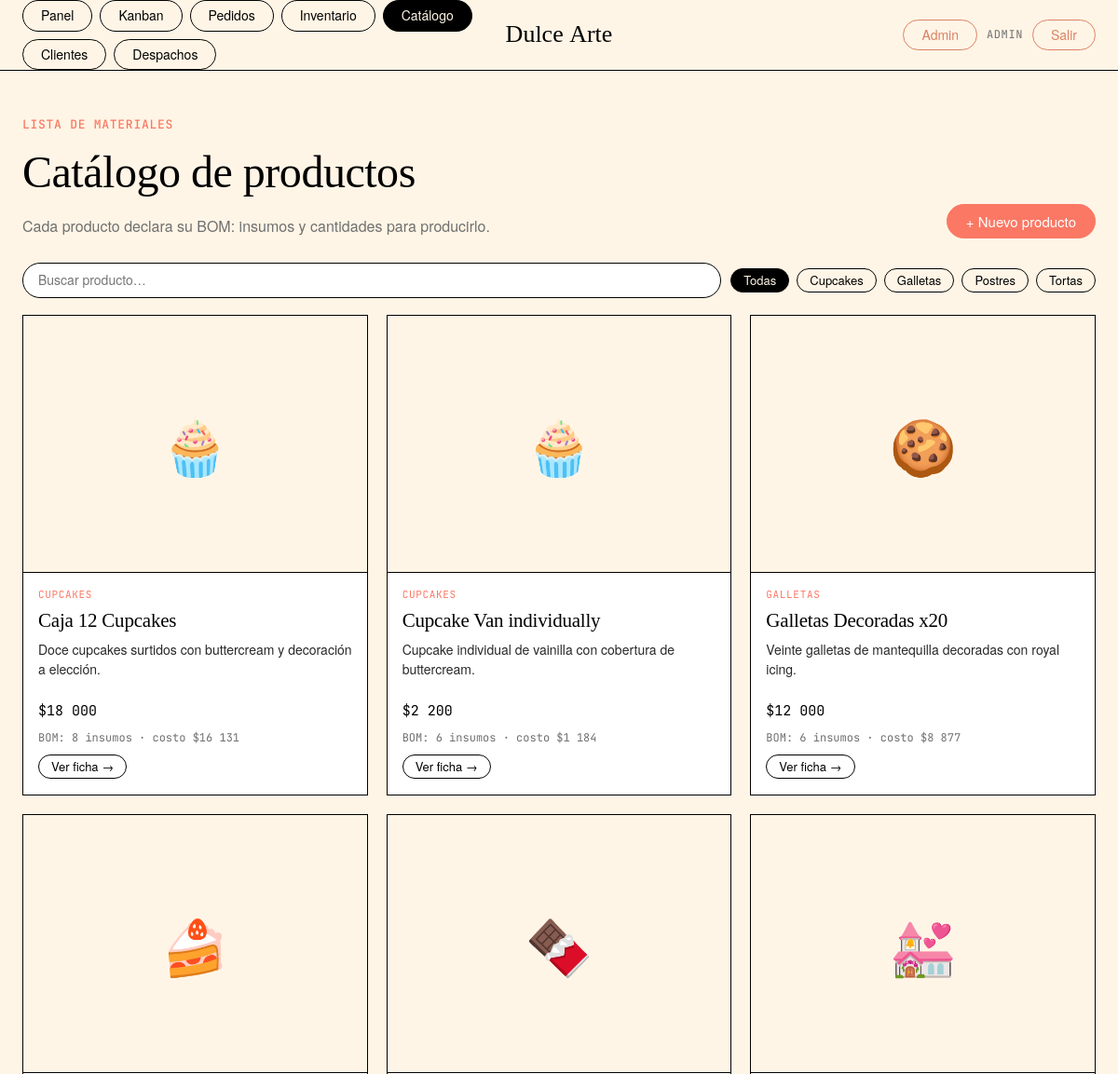
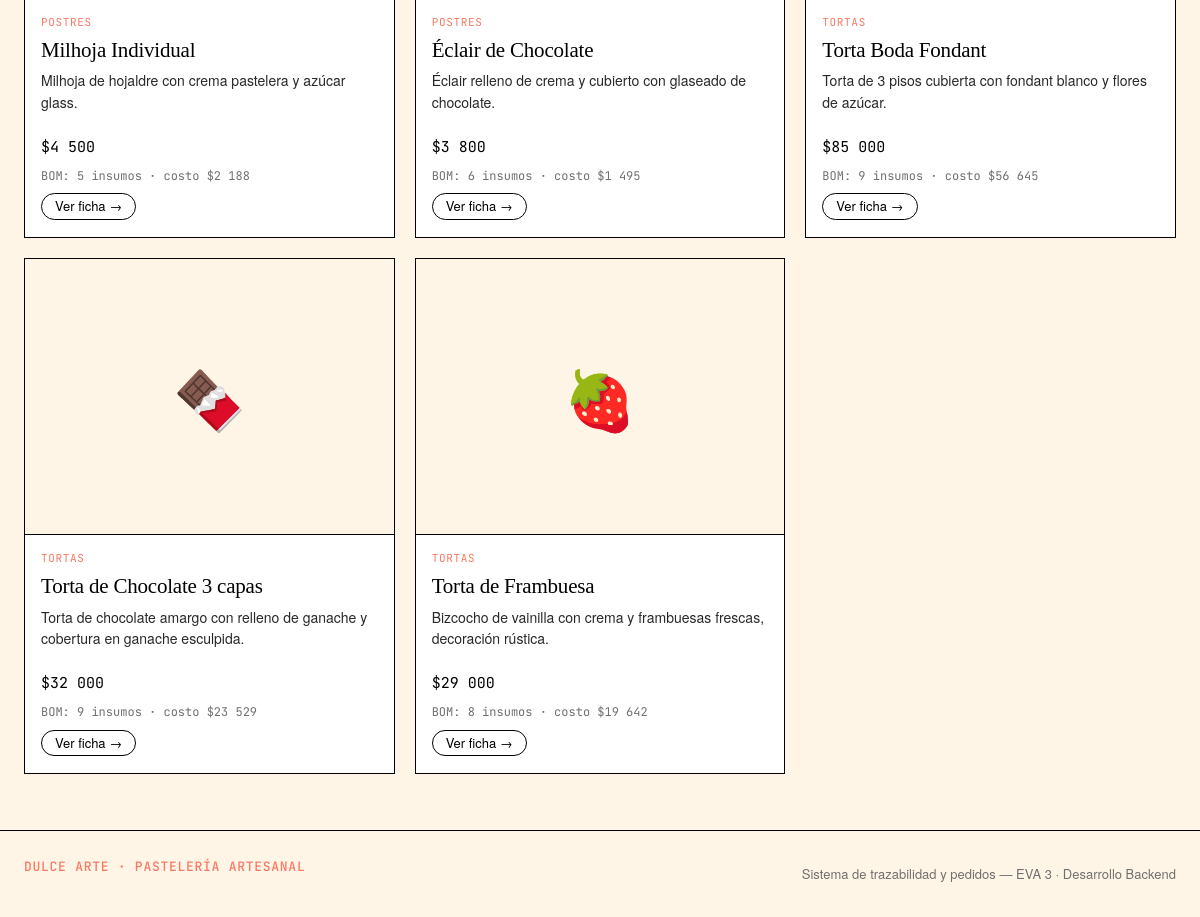
The page /productos/ (signed in) on the database its author committed (2 pictures, top to bottom).
### core/models.py (models this page shows, shortened)
class TimeStampedModel(models.Model):
    creado = models.DateTimeField("creado", auto_now_add=True)
    actualizado = models.DateTimeField("actualizado", auto_now=True)
    class Meta:
        abstract = True
        ordering = ["-creado"]

class Categoria(TimeStampedModel):
    nombre = models.CharField("nombre", max_length=120, unique=True)
    descripcion = models.TextField("descripción", blank=True)
    activa = models.BooleanField("activa", default=True)
    class Meta:
        verbose_name = "categoría"
        verbose_name_plural = "categorías"
        ordering = ["nombre"]

class Producto(TimeStampedModel):
    class Unidad(models.TextChoices):
        UNIDAD = "und", "Unidad"
        GRAMO = "g", "Gramo"
        KILO = "kg", "Kilo"
        PORCION = "por", "Porción"
    categoria = models.ForeignKey(
        Categoria,
        on_delete=models.PROTECT,
        related_name="productos",
        verbose_name="categoría",
    )
    nombre = models.CharField("nombre", max_length=180)
    descripcion = models.TextField("descripción", blank=True)
    precio_base = models.DecimalField(
        "precio base",
        max_digits=10,
        decimal_places=2,
        validators=[MinValueValidator(Decimal("0"))],
    )
    unidad = models.CharField(
        "unidad",
        max_length=10,
        choices=Unidad.choices,
        default=Unidad.UNIDAD,
    )
    imagen = models.CharField(
        "emoji / imagen",
        max_length=10,
        blank=True,
        help_text="Emoji representativo para el catálogo.",
    )
    activo = models.BooleanField("activo", default=True)
    class Meta:
        verbose_name = "producto"
        verbose_name_plural = "productos"
        ordering = ["categoria__nombre", "nombre"]
        constraints = [
            models.UniqueConstraint(
                fields=["categoria", "nombre"],
                name="unico_producto_por_categoria",
            )
        ]
    def get_absolute_url(self):
        return reverse("core:producto_detalle", args=[self.pk])
    @property
    def costo_insumos(self) -> Decimal:
        total = self.componentes.aggregate(
            total=Sum(F("cantidad") * F("insumo__precio_unitario"))
        )["total"]
        return total or Decimal("0")

class ComponenteProducto(TimeStampedModel):
    producto = models.ForeignKey(
        Producto,
        on_delete=models.CASCADE,
        related_name="componentes",
        verbose_name="producto",
    )
    insumo = models.ForeignKey(
        "Insumo",
        on_delete=models.PROTECT,
        related_name="componentes",
        verbose_name="insumo",
    )
    cantidad = models.DecimalField(
        "cantidad",
        max_digits=10,
        decimal_places=3,
        validators=[MinValueValidator(Decimal("0.001"))],
        help_text="Cantidad del insumo necesaria para 1 unidad de producto.",
    )
    class Meta:
        verbose_name = "componente (BOM)"
        verbose_name_plural = "lista de materiales (BOM)"
        ordering = ["producto__nombre", "insumo__nombre"]
        constraints = [
            models.UniqueConstraint(
                fields=["producto", "insumo"],
                name="unico_componente_producto_insumo",
            )
        ]

### core/views.py (the view)
# urls.py: path("productos/", views.productos, name="productos"),
@login_required
def productos(request):
    qs = Producto.objects.select_related("categoria")
    categoria_id = request.GET.get("categoria")
    if categoria_id:
        qs = qs.filter(categoria_id=categoria_id)
    search = request.GET.get("q")
    if search:
        qs = qs.filter(Q(nombre__icontains=search) | Q(descripcion__icontains=search))
    ctx = {
        "productos": qs,
        "categorias": Categoria.objects.filter(activa=True),
        "categoria_activa": categoria_id or "",
        "q": search or "",
    }
    return render(request, "core/productos.html", ctx)

### core/context_processors.py (called while the page is built)
def rol_usuario(request):
    user = getattr(request, "user", None)
    if user is not None and user.is_authenticated:
        from core.decorators import rol_de
        return {"user_rol": rol_de(user)}
    return {"user_rol": ""}

### templates/core/productos.html (shortened to what this page needs)
{% extends "core/base.html" %}
{% load humanize %}
{% block content %}
<div class="page-head">
  <div>
    <span class="eyebrow">Lista de materiales</span>
    <h1>Catálogo de productos</h1>
    <p class="muted" style="margin:0">Cada producto declara su BOM: insumos y cantidades para producirlo.</p>
  </div>
  <div class="page-head__actions">
    <a class="btn btn--primary" href="{% url 'admin:core_producto_add' %}">+ Nuevo producto</a>
  </div>
</div>
<form class="filters" data-autosubmit method="get">
  <input type="text" name="q" value="{{ q }}" placeholder="Buscar producto…">
  <div class="chips">
    <a class="pill pill--sm {% if not categoria_activa %}pill--active{% endif %}" href="?">Todas</a>
    {% for c in categorias %}
      <a class="pill pill--sm {% if categoria_activa == c.id|stringformat:'s' %}pill--active{% endif %}"
         href="?categoria={{ c.id }}">{{ c.nombre }}</a>
    {% endfor %}
  </div>
</form>
{% if productos %}
<div class="grid grid--3">
  {% for p in productos %}
  <article class="prod">
    <div class="prod__thumb">{{ p.imagen|default:"🍰" }}</div>
    <div class="prod__body">
      <span class="prod__cat">{{ p.categoria.nombre }}</span>
      <h3 class="prod__name">{{ p.nombre }}</h3>
      <p class="prod__desc">{{ p.descripcion|default:"Sin descripción."|truncatechars:90 }}</p>
      <div class="row row--between">
        <span class="prod__price">${{ p.precio_base|floatformat:0|intcomma }}</span>
      </div>
      <div class="mono muted" style="font-size:12px">
        BOM: {{ p.componentes.all|length }} insumo{{ p.componentes.all|length|pluralize }}
        · costo ${{ p.costo_insumos|floatformat:0|intcomma }}
      </div>
      <a class="pill pill--sm" href="{{ p.get_absolute_url }}" style="align-self:flex-start">Ver ficha →</a>
    </div>
  </article>
  {% endfor %}
</div>
{% endif %}
{% endblock %}

### templates/core/base.html (shortened to what this page needs)
{% load static %}<!DOCTYPE html>
<html lang="es">
<head>
  <link rel="stylesheet" href="{% static 'css/app.css' %}">
</head>
<body class="{% block body_class %}{% endblock %}">
{% if user.is_authenticated %}
<header class="nav">
  <div class="nav__inner container">
    <nav class="nav__links" aria-label="Principal">
      <a class="pill {% if request.resolver_match.url_name == 'inicio' %}pill--active{% endif %}" href="{% url 'core:inicio' %}">Panel</a>
      {% if user_rol == 'cocina' or user_rol == 'admin' %}
      <a class="pill {% if request.resolver_match.app_name == 'core' and request.resolver_match.url_name in 'pedidos,pedido_detalle,kanban' %}pill--active{% endif %}" href="{% url 'core:kanban' %}">Kanban</a>
      {% endif %}
      <a class="pill {% if request.resolver_match.url_name == 'pedidos' %}pill--active{% endif %}" href="{% url 'core:pedidos' %}">Pedidos</a>
      <a class="pill {% if request.resolver_match.url_name in 'insumos,insumo_detalle' %}pill--active{% endif %}" href="{% url 'core:insumos' %}">Inventario</a>
      <a class="pill {% if request.resolver_match.url_name in 'productos,producto_detalle' %}pill--active{% endif %}" href="{% url 'core:productos' %}">Catálogo</a>
      <a class="pill {% if request.resolver_match.url_name in 'clientes,cliente_detalle' %}pill--active{% endif %}" href="{% url 'core:clientes' %}">Clientes</a>
      <a class="pill {% if request.resolver_match.url_name in 'despachos,despacho_detalle' %}pill--active{% endif %}" href="{% url 'core:despachos' %}">Despachos</a>
    </nav>
    <a class="nav__logo" href="{% url 'core:inicio' %}">Dulce&nbsp;Arte</a>
    <div class="nav__right">
      {% if user.is_staff %}
        <a class="pill pill--quiet" href="{% url 'admin:index' %}" title="Django Admin">Admin</a>
      {% endif %}
      <span class="nav__user">{{ user.first_name|default:user.username }}</span>
      <a class="pill pill--quiet" href="{% url 'core:logout' %}">Salir</a>
    </div>
  </div>
</header>
{% endif %}
<main class="{% block main_class %}container{% endblock %}">
  {% block content %}{% endblock %}
</main>
{% if user.is_authenticated %}
<footer class="footer">
  <div class="container footer__inner">
    <span class="eyebrow">Dulce Arte · Pastelería Artesanal</span>
    <span class="footer__meta">Sistema de trazabilidad y pedidos — EVA 3 · Desarrollo Backend</span>
  </div>
</footer>
{% endif %}
</body>
</html>

### rows shown on the page
Categoria: nombre "Cupcakes"
Categoria: nombre "Galletas"
Categoria: nombre "Postres"
Categoria: nombre "Tortas"
Producto: imagen "🧁", categoria.nombre "CUPCAKES", nombre "Caja 12 Cupcakes", descripcion "Doce cupcakes surtidos con buttercream y decoración a elección.", precio_base "18 000", componentes.all|length "8", costo_insumos "16 131"
Producto: imagen "🧁", categoria.nombre "CUPCAKES", nombre "Cupcake Van individually", descripcion "Cupcake individual de vainilla con cobertura de buttercream.", precio_base "2 200", componentes.all|length "6", costo_insumos "1 184"
Producto: imagen "🍪", categoria.nombre "GALLETAS", nombre "Galletas Decoradas x20", descripcion "Veinte galletas de mantequilla decoradas con royal icing.", precio_base "12 000", componentes.all|length "6", costo_insumos "8 877"
Producto: imagen "🍰", categoria.nombre "POSTRES", nombre "Milhoja Individual", descripcion "Milhoja de hojaldre con crema pastelera y azúcar glass.", precio_base "4 500", componentes.all|length "5", costo_insumos "2 188"
Producto: imagen "🍫", categoria.nombre "POSTRES", nombre "Éclair de Chocolate", descripcion "Éclair relleno de crema y cubierto con glaseado de chocolate.", precio_base "3 800", componentes.all|length "6", costo_insumos "1 495"
Producto: imagen "💒", categoria.nombre "TORTAS", nombre "Torta Boda Fondant", descripcion "Torta de 3 pisos cubierta con fondant blanco y flores de azúcar.", precio_base "85 000", componentes.all|length "9", costo_insumos "56 645"
Producto: imagen "🍫", categoria.nombre "TORTAS", nombre "Torta de Chocolate 3 capas", descripcion "Torta de chocolate amargo con relleno de ganache y cobertura en ganache esculpida.", precio_base "32 000", componentes.all|length "9", costo_insumos "23 529"
Producto: imagen "🍓", categoria.nombre "TORTAS", nombre "Torta de Frambuesa", descripcion "Bizcocho de vainilla con crema y frambuesas frescas, decoración rústica.", precio_base "29 000", componentes.all|length "8", costo_insumos "19 642"

### other values the page prints
{{ user.first_name|default:user.username }} "ADMIN"
